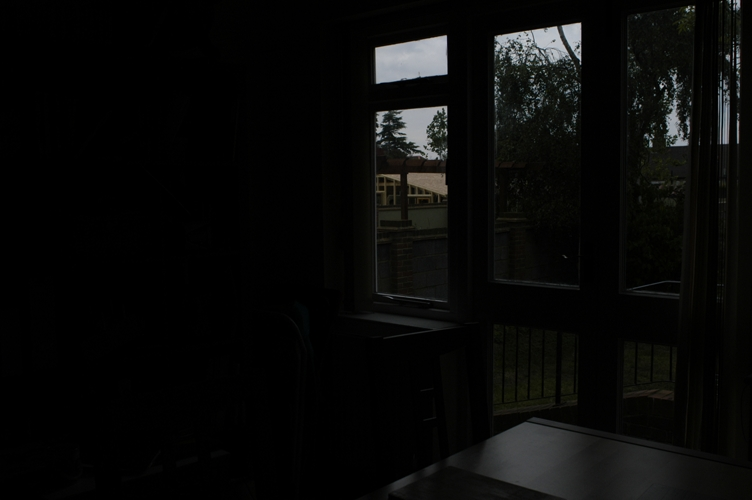
#> input picture pics/A.jpg, 752 x 500 px; its folder holds only this picture in this run
$ python main.py
#> lines starting #> are read from the running program, lines starting #| are printed output that depends on the picture
### fusion.py
import numpy as np
import cv2


def __normalize(a, eps):
    a += eps
    a_sum = np.sum(a, axis=0)
    a_sum = np.expand_dims(a_sum, axis=0)
    return a / a_sum


def __get_weights(sequence, alphas, nice_illumination, sigma, eps):
    laplacian_kernel = np.array(([0, 1, 0], [1, -4, 1], [0, 1, 0]), dtype=np.float32)

    weights = []

    for img_id in range(len(sequence)):
        img = sequence[img_id].astype(np.float32) / 255

        gray = cv2.cvtColor(img, cv2.COLOR_BGR2GRAY)
        contrast = cv2.filter2D(gray, -1, laplacian_kernel, borderType=cv2.BORDER_REPLICATE)
        contrast = np.abs(contrast)

        mean = np.mean(img, axis=-1)
        mean = np.expand_dims(mean, axis=-1)
        mean = np.repeat(mean, 3, axis=-1)
        saturation = np.sqrt(np.mean(np.power(img - mean, 2), axis=-1))

        well_exposedness = np.exp(-0.5 / (sigma * sigma) * np.sum(np.power(img - nice_illumination, 2), axis=-1))

        cur_weight = np.power(contrast, alphas[0]) *\
                     np.power(saturation, alphas[1]) *\
                     np.power(well_exposedness, alphas[2])
        weights.append(cur_weight)

    weights = np.stack(weights, axis=0)
    weights = __normalize(weights, eps)

    return weights


def naive_fusion(sequence, alphas=(1.0, 1.0, 1.0), nice_illumination=0.5, sigma=0.2, eps=1e-7):
    weights = __get_weights(sequence, alphas, nice_illumination, sigma, eps)

    weights = np.expand_dims(weights, axis=-1)
    weights = np.repeat(weights, 3, axis=-1)

    result = np.sum(sequence * weights, axis=0)
    result = np.clip(result, 0, 255).astype(np.uint8)

    return result


def gaussian_fusion(sequence, gaussian_ksize=(59, 59), gaussian_sigma=40.0, alphas=(1.0, 1.0, 1.0),
                    nice_illumination=0.5, sigma=0.2, eps=1e-7):
    weights = __get_weights(sequence, alphas, nice_illumination, sigma, eps)

    weights = np.stack([cv2.GaussianBlur(e, gaussian_ksize, gaussian_sigma) for e in weights], axis=0)
    weights = __normalize(weights, eps)

    weights = np.expand_dims(weights, axis=-1)
    weights = np.repeat(weights, 3, axis=-1)

    result = np.sum(sequence * weights, axis=0)
    result = np.clip(result, 0, 255).astype(np.uint8)

    return result


def laplacian_fusion(sequence, layers=8, gaussian_ksize=(5, 5), gaussian_sigma=1.0, alphas=(1.0, 1.0, 1.0),
                     nice_illumination=0.5, sigma=0.2, eps=1e-7):
    weights = __get_weights(sequence, alphas, nice_illumination, sigma, eps)

    def get_gaussian_pyramid(img):
        gaussian_pyramid = [img]

        for layer_id in range(1, layers):
            blurred = cv2.GaussianBlur(gaussian_pyramid[-1], gaussian_ksize, gaussian_sigma)
            blurred = blurred[::2, ::2]
            gaussian_pyramid.append(blurred)

        return gaussian_pyramid

    def get_laplacian_pyramid(img):
        gaussian_pyramid = get_gaussian_pyramid(img)
        gaussian_pyramid = [e.astype(np.int16) for e in gaussian_pyramid]
        laplacian_pyramid = []

        for layer_id in range(0, layers - 1):
            h, w = gaussian_pyramid[layer_id].shape[:2]
            upsampling = cv2.resize(gaussian_pyramid[layer_id + 1], (w, h))
            laplacian_pyramid.append(gaussian_pyramid[layer_id] - upsampling)

        laplacian_pyramid.append(gaussian_pyramid[-1])

        return laplacian_pyramid

    sequence_weights_pyramids = [get_gaussian_pyramid(weights[img_id]) for img_id in range(len(sequence))]
    sequence_laplace_pyramids = [get_laplacian_pyramid(sequence[img_id]) for img_id in range(len(sequence))]

    fused_laplacian_pyramid = [np.sum([sequence_laplace_pyramids[img_id][layer_id] *
                                       np.expand_dims(sequence_weights_pyramids[img_id][layer_id], axis=-1)
                                       for img_id in range(len(sequence))], axis=0) for layer_id in range(layers)]

    result = fused_laplacian_pyramid[-1]

    for layer_id in range(layers - 1, 0, -1):
        h, w = fused_laplacian_pyramid[layer_id - 1].shape[:2]
        result = cv2.resize(result, (w, h))
        result += fused_laplacian_pyramid[layer_id - 1]

    result = np.clip(result, 0, 255).astype(np.uint8)

    return result

### main.py
import cv2
import os
import glob

import fusion


def cv_show(image, message):
    cv2.imshow(message, image)
    cv2.waitKey(0)
    cv2.destroyAllWindows()


if __name__ == '__main__':
    IMAGES_DIR = './pics'
    SAVE_DIR = './save'

    images_list = glob.glob(os.path.join(IMAGES_DIR, '*'))
    images = [cv2.imread(e) for e in images_list]
#> images = 1 item

    naive_fusion = fusion.naive_fusion(images)
#> the loop in __get_weights, `for img_id in range(len(sequence)):` made 1 pass
#> pass 1, in __get_weights, `contrast = cv2.filter2D(gray, -1, laplacian_kernel, borderType=cv2.BOR..`:
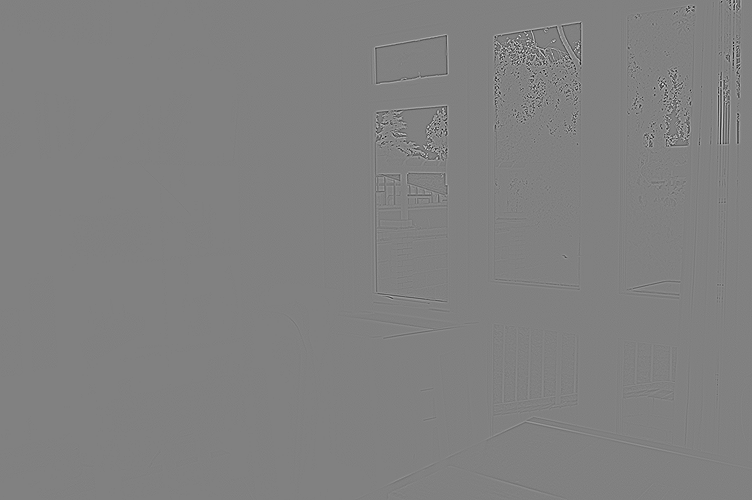
#> contrast: shape (500, 752) float32; min -1.32, max 1.28, mean -4.44e-12; drawn with min black and max white
#> pass 1, in __get_weights, `contrast = np.abs(contrast)`:
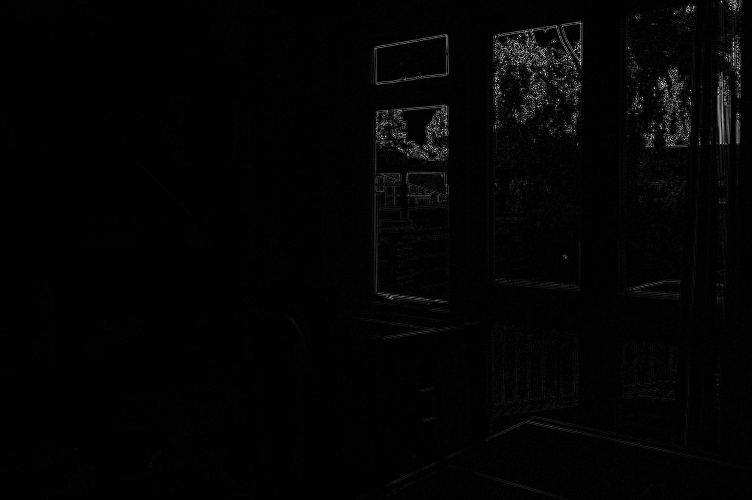
#> contrast: shape (500, 752) float32; min 0, max 1.32, mean 0.0184; drawn with min black and max white
#> after the loop in __get_weights, `for img_id in range(len(sequence)):`:
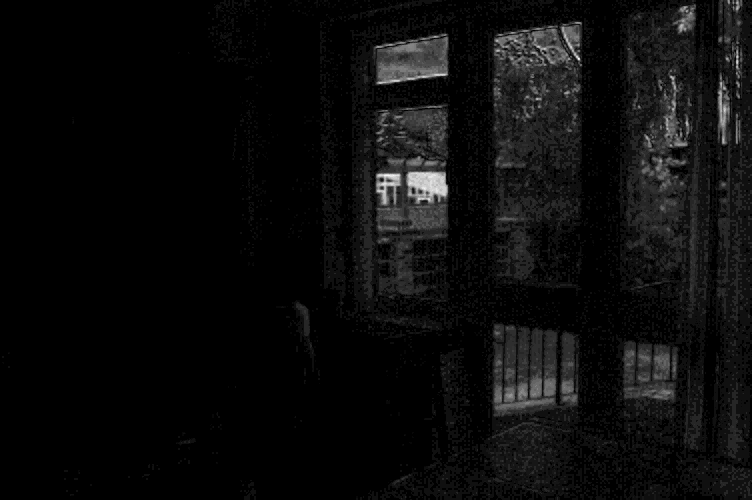
#> saturation: shape (500, 752) float32; min 0, max 0.0566, mean 0.00266; drawn with min black and max white
#> after the loop in __get_weights, `for img_id in range(len(sequence)):`:
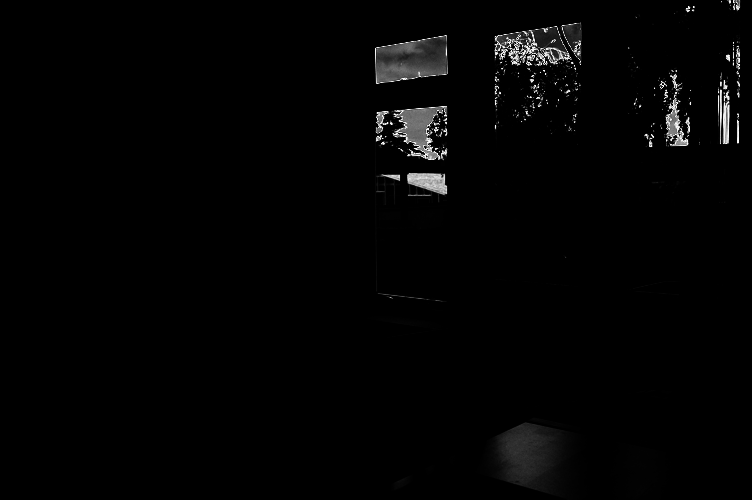
#> well_exposedness: shape (500, 752) float32; min 8.48e-05, max 0.999, mean 0.0145
#> in __normalize, `a_sum = np.sum(a, axis=0)`:
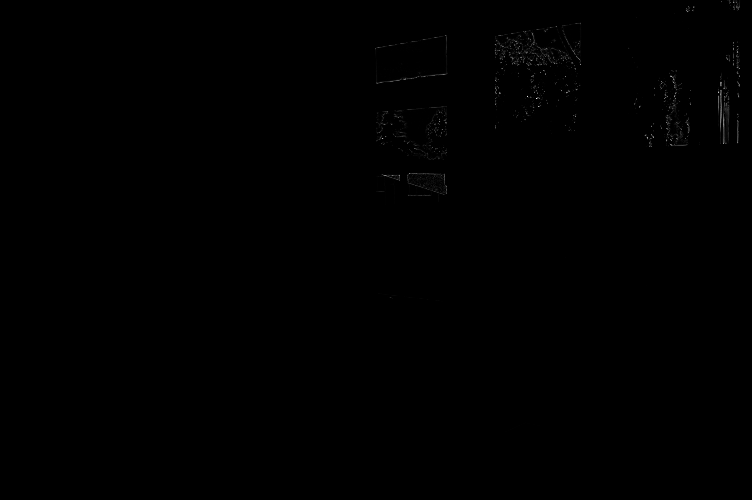
#> a_sum: shape (500, 752) float32; min 1e-07, max 0.0344, mean 4.9e-05; drawn with min black and max white
#> in naive_fusion, result is the input picture: shape (500, 752, 3); mean B, G, R 8.6, 9.5, 9.2
    gaussian_fusion = fusion.gaussian_fusion(images)
#> the loop in __get_weights (call 2), `for img_id in range(len(sequence)):` made 1 pass
#> in __normalize (call 3), `a_sum = np.sum(a, axis=0)`: a_sum: shape (500, 752) float32; every value is 1
    laplacian_fusion = fusion.laplacian_fusion(images)
#> after the loop in get_gaussian_pyramid, `for layer_id in range(1, layers):`: gaussian_pyramid = 8 items
#> in laplacian_fusion, `sequence_weights_pyramids = [get_gaussian_pyramid(weights[img_id]) for..`: sequence_weights_pyramids = 1 item
#> in get_laplacian_pyramid, `gaussian_pyramid = get_gaussian_pyramid(img)`: gaussian_pyramid = 8 items
#> the loop in get_laplacian_pyramid, `for layer_id in range(0, layers - 1):` made 7 passes
#> pass 3, in get_laplacian_pyramid, `upsampling = cv2.resize(gaussian_pyramid[layer_id + 1], (w, h))`:
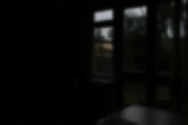
#> upsampling: shape (125, 188, 3) int16; mean of channels 0, 1, 2 8.5, 9.4, 9.1; drawn as B, G, R
#> after the loop in get_laplacian_pyramid, `for layer_id in range(0, layers - 1):`: laplacian_pyramid = 7 items
#> in laplacian_fusion, `sequence_laplace_pyramids = [get_laplacian_pyramid(sequence[img_id]) f..`: sequence_laplace_pyramids = 1 item
#> in laplacian_fusion, `fused_laplacian_pyramid = [np.sum([sequence_laplace_pyramids[img_id][l..`: fused_laplacian_pyramid = 8 items
#> after the loop in laplacian_fusion, `for layer_id in range(layers - 1, 0, -1):`:
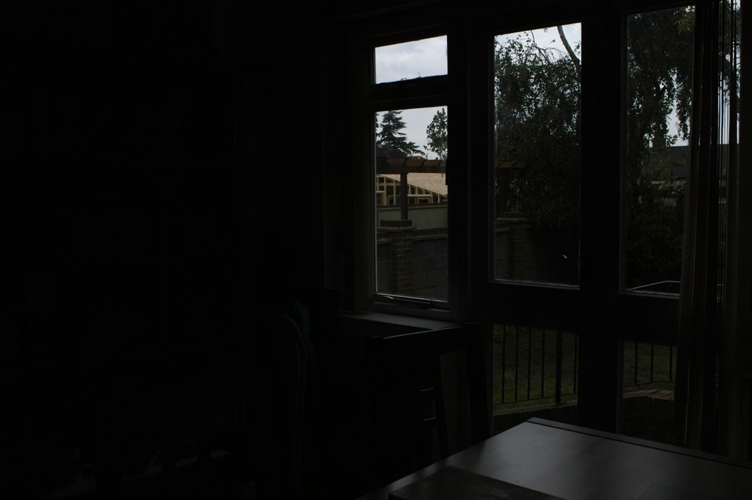
#> result: shape (500, 752, 3) float32; mean of channels 0, 1, 2 8.6, 9.5, 9.2; drawn with min black and max white

    cv_show(naive_fusion, 'naive_fusion')
    cv_show(gaussian_fusion, 'gaussian_fusion')
    cv_show(laplacian_fusion, 'laplacian_fusion')


    os.makedirs(SAVE_DIR, exist_ok=True)
    cv2.imwrite(os.path.join(SAVE_DIR, 'naive_fusion.jpg'), naive_fusion)
    cv2.imwrite(os.path.join(SAVE_DIR, 'gaussian_fusion.jpg'), gaussian_fusion)
    cv2.imwrite(os.path.join(SAVE_DIR, 'laplacian_fusion.jpg'), laplacian_fusion)

$ run again, on pics/B.jpg
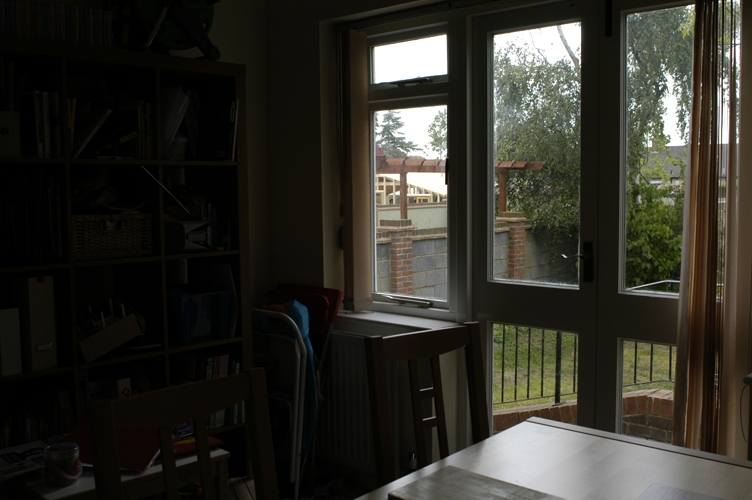
#> input picture pics/B.jpg, 752 x 500 px
#> images = 1 item
#> the loop in __get_weights, `for img_id in range(len(sequence)):` made 1 pass
#> after the loop in __get_weights, `for img_id in range(len(sequence)):`:
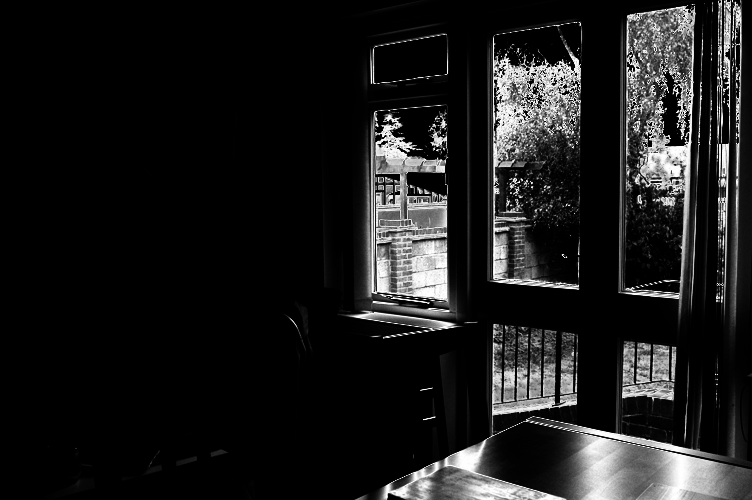
#> well_exposedness: shape (500, 752) float32; min 8.48e-05, max 1, mean 0.11
#> in naive_fusion, result is the input picture: shape (500, 752, 3); mean B, G, R 38.5, 45.7, 47.2
#> the loop in __get_weights (call 2), `for img_id in range(len(sequence)):` made 1 pass
#> a_sum: shape (500, 752) float32; every value is 1
#> after the loop in get_gaussian_pyramid, `for layer_id in range(1, layers):`: gaussian_pyramid = 8 items
#> sequence_weights_pyramids = 1 item
#> in get_laplacian_pyramid, `gaussian_pyramid = get_gaussian_pyramid(img)`: gaussian_pyramid = 8 items
#> after the loop in get_laplacian_pyramid, `for layer_id in range(0, layers - 1):`: laplacian_pyramid = 7 items
#> sequence_laplace_pyramids = 1 item
#> fused_laplacian_pyramid = 8 items
#> the loop in laplacian_fusion, `for layer_id in range(layers - 1, 0, -1):` made 7 passes
#> pass 3, in laplacian_fusion, `result += fused_laplacian_pyramid[layer_id - 1]`:
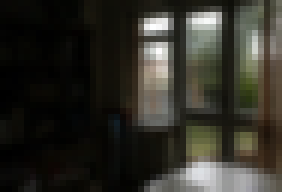
#> result: shape (32, 47, 3) float32 (shown 6 times larger); mean of channels 0, 1, 2 38.1, 45.1, 46.5; drawn with min black and max white
